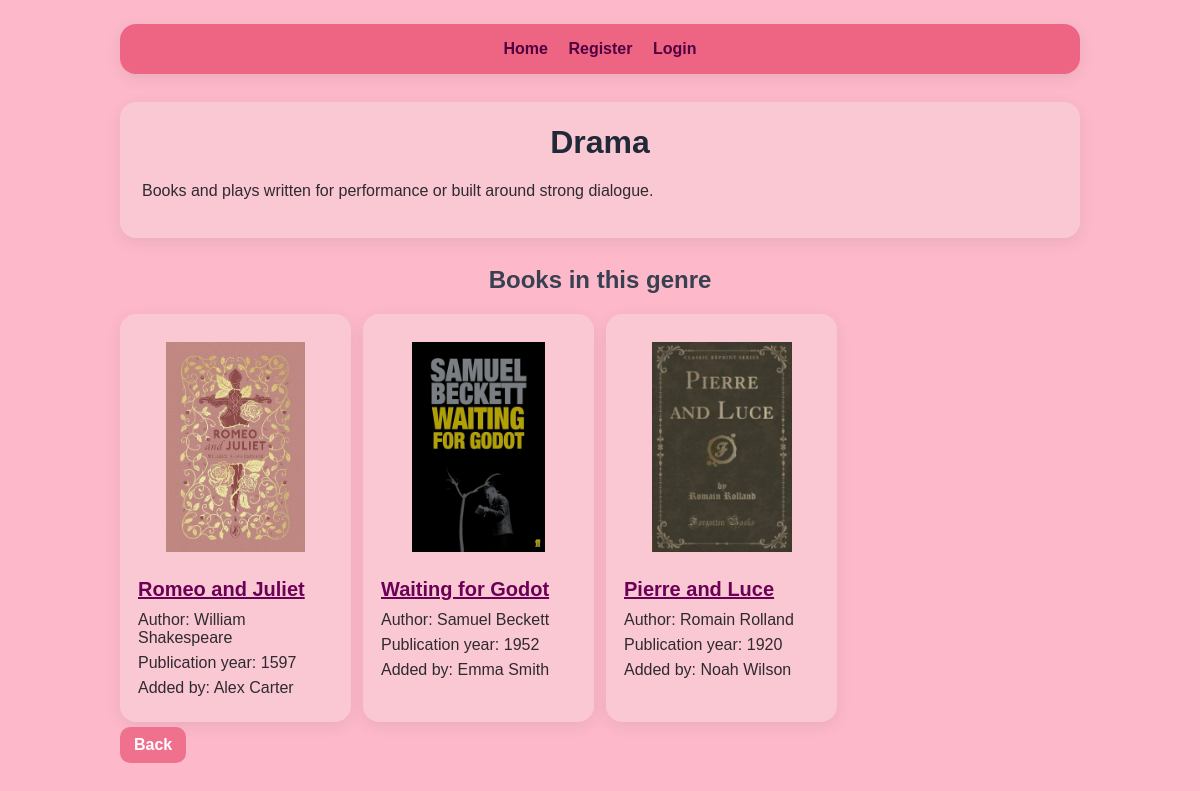
The app's page /genre.php?id=2 with its own data.
### tables this page shows
CREATE TABLE `genres` (
  `id` int NOT NULL,
  `name` varchar(100) NOT NULL,
  `description` text NOT NULL
);

CREATE TABLE `books` (
  `id` int NOT NULL,
  `title` varchar(150) NOT NULL,
  `author` varchar(120) NOT NULL,
  `description` text NOT NULL,
  `publication_year` int NOT NULL,
  `cover_image` varchar(255) NOT NULL,
  `genre_id` int NOT NULL,
  `user_id` int NOT NULL,
  `created_at` datetime DEFAULT CURRENT_TIMESTAMP
);

CREATE TABLE `users` (
  `id` int NOT NULL,
  `name` varchar(100) NOT NULL,
  `email` varchar(120) NOT NULL,
  `password` varchar(255) NOT NULL
);

### functions.php (called while the page is built, shortened)
<?php
function getGenre($sql, $id) {
    $stmt = $sql->prepare("SELECT * FROM genres WHERE id = ?");
    $stmt->execute([$id]);
    return $stmt->fetch();
}
function getBooksByGenre($sql, $id) {
    $stmt = $sql->prepare("
        SELECT books.*, users.name AS user_name
        FROM books
        JOIN users ON books.user_id = users.id
        WHERE books.genre_id = ?
        ORDER BY books.id DESC
    ");
    $stmt->execute([$id]);
    return $stmt->fetchAll();
}
function isLoggedIn() {
    return isset($_SESSION["user_id"]);
}

### genre.php (the view, shortened to what this page needs)
<?php
require "db.php";
require "functions.php";
$id = $_GET["id"];
$genre = getGenre($sql, $id);
$books = getBooksByGenre($sql, $id);
?>
<!DOCTYPE html>
<html lang="en">
<head>
    <link rel="stylesheet" href="style.css">
</head>
<body>
<nav>
    <a href="index.php">Home</a>
    <?php if (isLoggedIn()): ?>
        <a href="add.php">Add Book</a>
        <span>Logged in: <?= $_SESSION["name"] ?></span>
        <a href="logout.php">Logout</a>
    <?php else: ?>
        <a href="register.php">Register</a>
        <a href="login.php">Login</a>
    <?php endif; ?>
</nav>
<div class="page">
    <div class="card">
        <h1><?= $genre["name"] ?></h1>
        <p><?= $genre["description"] ?></p>
    </div>
    <h2>Books in this genre</h2>
    <div class="book-list">
        <?php foreach ($books as $book): ?>
            <div class="book">
                <img src="uploads/<?= $book["cover_image"] ?>">
                <h3>
                    <a href="detail.php?id=<?= $book["id"] ?>">
                        <?= $book["title"] ?>
                    </a>
                </h3>
                <p>Author: <?= $book["author"] ?></p>
                <p>Publication year: <?= $book["publication_year"] ?></p>
                <p>Added by: <?= $book["user_name"] ?></p>
            </div>
        <?php endforeach; ?>
    </div>
    <a class="btn" href="index.php">Back</a>
</div>
</body>
</html>

### style.css (style rules this page uses)
* { box-sizing: border-box; }
body { margin: 0; font-family: Arial, sans-serif; background: #fdb9ca; color: #2e2a30; }
.page { width: 80%; max-width: 1100px; margin: 28px auto; }
nav { width: 80%; max-width: 1100px; margin: 24px auto; background: #ed6583; padding: 16px 22px; border-radius: 16px; box-shadow: 0 4px 16px rgba(0, 0, 0, 0.08); text-align: center; }
nav a, nav span { color: #510240; text-decoration: none; font-weight: bold; margin: 0 8px; }
h1 { color: #1f2937; margin-top: 0; text-align:center; }
h2 { color: #374151; margin-top: 28px; text-align:center; }
h3 { margin-top: 0; }
a { color: #6c0056; }
button, .btn { background: #f0718e; color: white; border: none; padding: 9px 14px; border-radius: 10px; cursor: pointer; text-decoration: none; display: inline-block; margin: 5px 6px 5px 0; font-weight: bold; }
.book-list { display: grid; grid-template-columns: repeat(4, 1fr); gap: 12px; }
.book { background:#fac8d3; padding: 18px; border-radius: 16px; box-shadow: 0 4px 16px rgba(0, 0, 0, 0.08); }
.book img { width: 100%; height: 230px; object-fit: contain; background: #fac8d3; border-radius: 12px; padding: 10px; margin-bottom: 12px; }
.book h3 { margin: 0 0 10px; font-size: 20px; }
.book p { margin: 7px 0; }
.card, .detail { background: #fac8d3; padding: 22px; border-radius: 16px; box-shadow: 0 4px 16px rgba(0, 0, 0, 0.08); margin-bottom: 24px; }

### records on screen
genres: name "Drama", description "Books and plays written for performance or built around strong dialogue."
books: cover_image (picture), title "Romeo and Juliet", author "William Shakespeare", publication_year "1597", user.name "Alex Carter"
books: cover_image (picture), title "Waiting for Godot", author "Samuel Beckett", publication_year "1952", user.name "Emma Smith"
books: cover_image (picture), title "Pierre and Luce", author "Romain Rolland", publication_year "1920", user.name "Noah Wilson"
